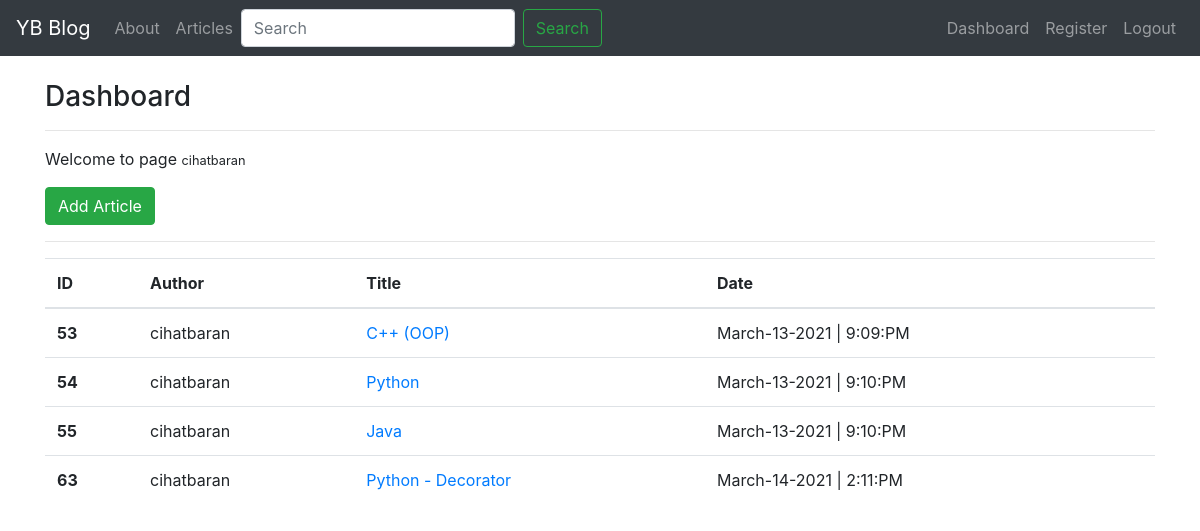
Page /article/dashboard/ (signed in) on the committed database.
### article/models.py (models this page shows, shortened)
class Article(models.Model):
    author = models.ForeignKey("auth.User", on_delete=models.CASCADE,
                               verbose_name="Name of the author")
    title = models.CharField(max_length=50,
                             verbose_name="title is related with ")
    content = RichTextField()
    article_image = models.FileField(
        blank=True, null=True, verbose_name="Add picture to Article")
    created_date = models.DateTimeField(
        auto_now_add=True, null=True, verbose_name="Add picture to article")

### article/views.py (the view)
# urls.py: path('dashboard/', dashboard, name="dashboard"),
@login_required(login_url="user:login")
def dashboard(request):
    article = Article.objects.filter(author=request.user)
    context = {
        "articles": article,
        "counter": 1
    }
    return render(request, "dashboard.html", context)

### templates/dashboard.html (shortened to what this page needs)
{% extends 'layout.html' %} {% block body %}
<h3 class="mt-4">Dashboard</h3>
<hr />
<p>Welcome to page <small>{{ request.user.username }}</small></p>
<a href="{% url 'article:article_add'%}" class="btn btn-success">Add Article</a>
<hr />
{% if articles %}
<table class="table">
  <thead>
    <tr>
      <th scope="col">ID</th>
      <th scope="col">Author</th>
      <th scope="col">Title</th>
      <th scope="col">Date</th>
    </tr>
  </thead>
  <tbody>
    {% for article in articles %}
    <tr>
      <th scope="row">{{ article.id }}</th>
      <td>{{article.author.username}}</td>
      <td><a href="{{article.id}}">{{article.title}}</a></td>
      <td>{{article.created_date|date:'N-d-Y | g:i:A'}}</td>
    </tr>
    {% endfor %}
  </tbody>
</table>
{% else %}
<div class="alert alert-danger" role="alert">Please add article 👆</div>
{% endif %} {% endblock body %}

### rows in the picture
Article: id "53", author.username "cihatbaran", title "C++ (OOP)", created_date|g "March-13-2021 | 9:09:PM"
Article: id "54", author.username "cihatbaran", title "Python", created_date|g "March-13-2021 | 9:10:PM"
Article: id "55", author.username "cihatbaran", title "Java", created_date|g "March-13-2021 | 9:10:PM"
Article: id "63", author.username "cihatbaran", title "Python - Decorator", created_date|g "March-14-2021 | 2:11:PM"

### other values in the picture
{{ request.user.username }} "cihatbaran"
